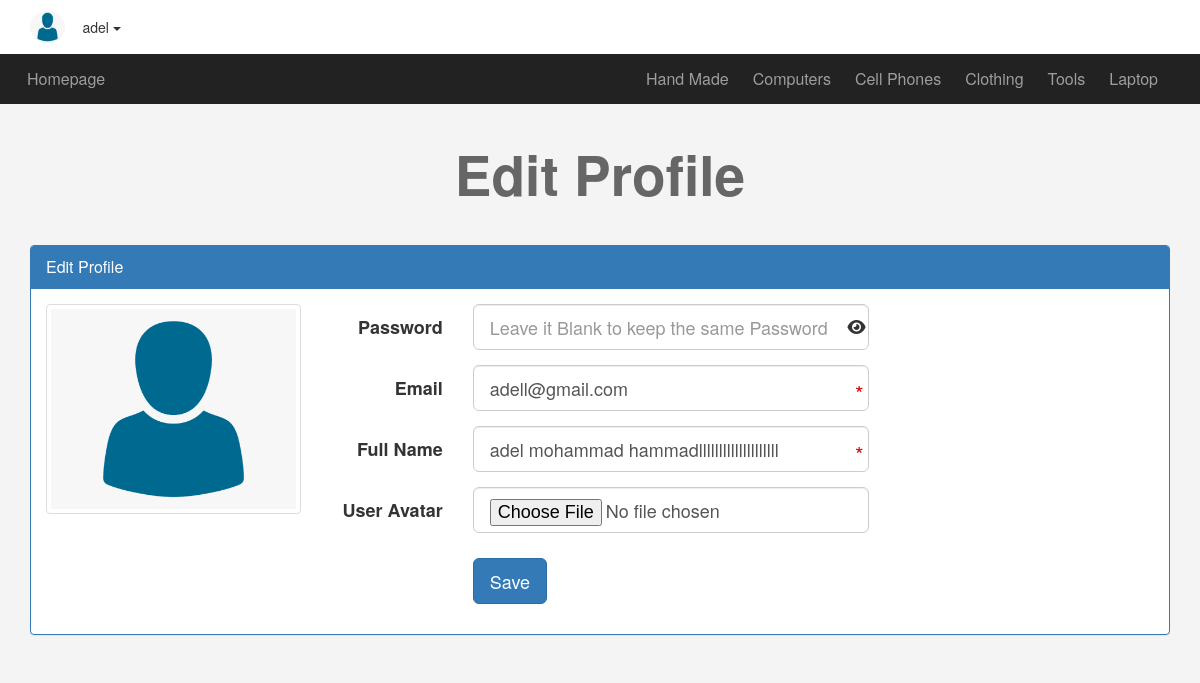
Before: /editUser.php (signed in) with the older database file.
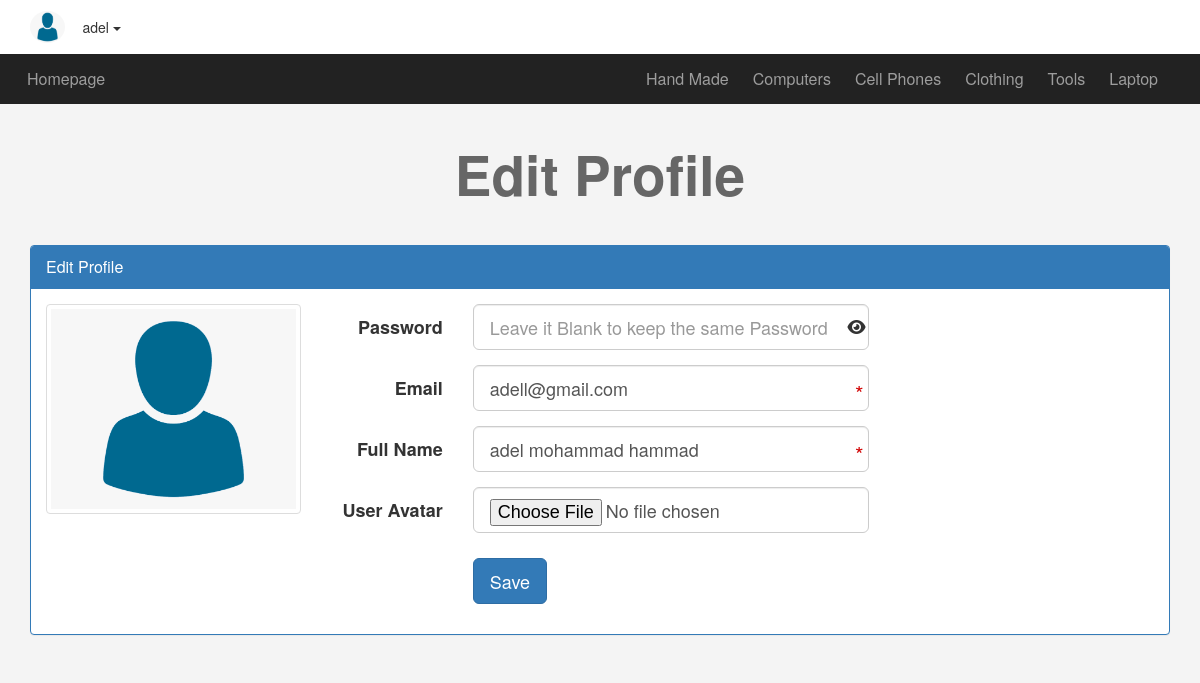
After: the same page with the newer database file.
### tables this page shows
CREATE TABLE `users` (
  `UserID` int(11) NOT NULL COMMENT 'To identify users',
  `Username` varchar(255) NOT NULL COMMENT 'Username to login',
  `Password` varchar(255) NOT NULL COMMENT 'Password to login',
  `Email` varchar(255) NOT NULL,
  `wallet` mediumint(9) NOT NULL,
  `FullName` varchar(255) NOT NULL,
  `GroupID` int(11) NOT NULL DEFAULT 0 COMMENT 'Identify user Group',
  `TrustStatus` int(11) NOT NULL DEFAULT 0 COMMENT 'Seller Rank',
  `RegStatus` int(11) NOT NULL DEFAULT 0 COMMENT 'User Approval',
  `Date` date NOT NULL DEFAULT '2022-01-01',
  `avatar` varchar(255) NOT NULL
);

### editUser.php (the view, shortened to what this page needs)
<?php
include "init.php";
if (isset($_SESSION['user'])) {
    $edit = isset($_GET['edit']) ? $_GET['edit'] : 'profile';
    if ($edit == 'profile') {
        $getUser = $con->prepare("SELECT * FROM users WHERE Username =?");
        $getUser->execute(array($sessionUser));
        $info = $getUser->fetch();
?>
<h1 class="text-center">Edit Profile
</h1>
<div class="information block">
    <div class="container">
        <div class="panel panel-primary">
            <div class="panel-heading">Edit Profile</div>
            <div class="panel-body">
                <div class="row">
                    <div class="col-sm-3">
                        <img class="img-responsive img-thumbnail center-block" src="<?php
                                                                                            if (empty($info['avatar'])) {
                                                                                                echo "admin/uploaded/avatars/999999999_default.png";
                                                                                            } else {
                                                                                                echo "admin/uploaded/avatars/" . $info['avatar'];
                                                                                            }
                                                                                            ?>" alt="">
                    </div>
                    <div class=" col-sm-9">
                        <form class="form-horizontal edit-userss" action="editUser.php?edit=profile"
                            enctype="multipart/form-data" method="POST">
                            <div class="form-group form-group-lg">
                                <label class="col-sm-2 control-label">Password</label>
                                <div class="col-sm-10 col-md-6 showthe-pass">
                                    <input type="password" name="newpassword" class="password form-control"
                                        autocomplete="new-password"
                                        placeholder="Leave it Blank to keep the same Password" />
                                    <i class="show-pass fa fa-eye fa-1x"></i>
                                </div>
                            </div>
                            <div class="form-group form-group-lg">
                                <label class="col-sm-2 control-label">Email</label>
                                <div class="col-sm-10 col-md-6">
                                    <input type="email" name="email" class="form-control" required="required"
                                        value="<?php echo $info['Email'] ?>" />
                                </div>
                            </div>
                            <div class="form-group form-group-lg">
                                <label class="col-sm-2 control-label">Full Name </label>
                                <div class="col-sm-10 col-md-6">
                                    <input type="text" name="full" class="form-control" required="required"
                                        value="<?php echo $info['FullName'] ?>" />
                                </div>
                            </div>
                            <div class="form-group form-group-lg">
                                <label class="col-sm-2 control-label">User Avatar </label>
                                <div class="col-sm-10 col-md-6">
                                    <input type="file" name="avatar" class="form-control" />
                                </div>
                            </div>
                            <div class="form-group form-group-lg">
                                <div class="col-sm-offset-2 col-sm-10">
                                    <input type="submit" value="Save" class="btn btn-primary btn-lg" />
                                </div>
                            </div>
                        </form>
                    </div>
                </div>
            </div>
        </div>
    </div>
</div>
<?php
    } elseif ($edit == "delimg") {
        $stmt = $con->prepare("UPDATE users SET avatar = ? WHERE UserID = ? ");
        $stmt->execute(array("", $_SESSION['uid']));
        $row = $stmt->fetch();
        $counter =  $stmt->rowCount();
        header('Location:editUser.php?edit=profile');
    }
} else {
    header('Location: login.php');
}
include $temp . "footer.php";

Changed rows visible on the page:
changed users "adell@gmail.com": full "adel mohammad hammadllllllllllllllllllll" → "adel mohammad hammad"
